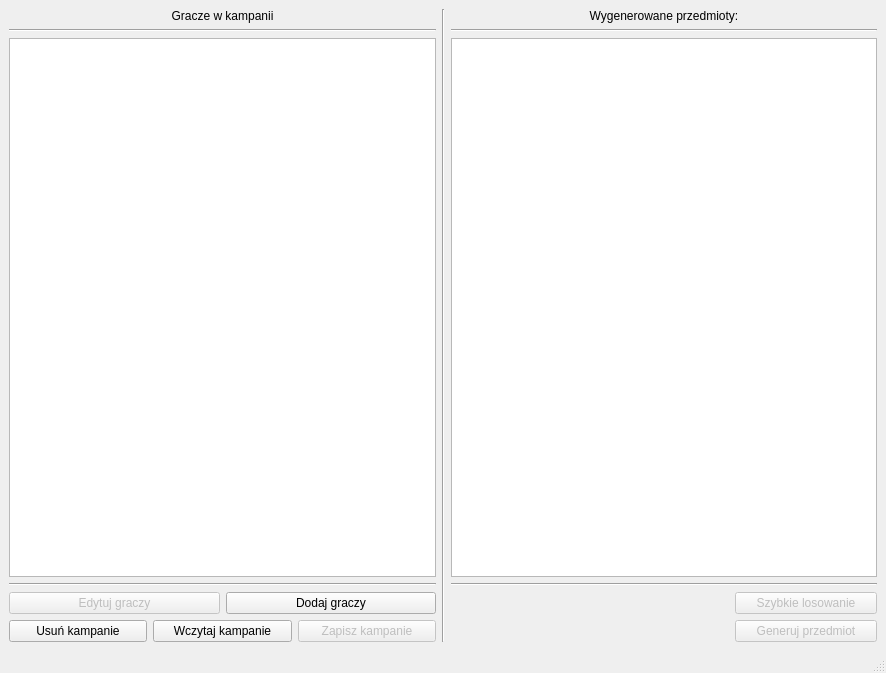
<?xml version="1.0" encoding="UTF-8"?>
<ui version="4.0">
 <class>MainWindow</class>
 <widget class="QMainWindow" name="MainWindow">
  <property name="geometry">
   <rect>
    <x>0</x>
    <y>0</y>
    <width>886</width>
    <height>673</height>
   </rect>
  </property>
  <property name="windowTitle">
   <string>MainWindow</string>
  </property>
  <widget class="QWidget" name="centralwidget">
   <layout class="QGridLayout" name="gridLayout_2" columnstretch="0,0,0">
    <item row="0" column="1">
     <widget class="Line" name="LineHorizontalCenter">
      <property name="lineWidth">
       <number>1</number>
      </property>
      <property name="orientation">
       <enum>Qt::Orientation::Vertical</enum>
      </property>
     </widget>
    </item>
    <item row="0" column="0">
     <layout class="QVBoxLayout" name="GridLeftSide" stretch="0,0,0,0,0,0">
      <property name="sizeConstraint">
       <enum>QLayout::SizeConstraint::SetMaximumSize</enum>
      </property>
      <item>
       <widget class="QLabel" name="LabelPlayerTableName">
        <property name="text">
         <string>Gracze w kampanii</string>
        </property>
        <property name="alignment">
         <set>Qt::AlignmentFlag::AlignCenter</set>
        </property>
       </widget>
      </item>
      <item>
       <widget class="Line" name="LineSeparationTop">
        <property name="orientation">
         <enum>Qt::Orientation::Horizontal</enum>
        </property>
       </widget>
      </item>
      <item>
       <widget class="QTableWidget" name="TablePlayers"/>
      </item>
      <item>
       <widget class="Line" name="LineSepratationTableDown">
        <property name="orientation">
         <enum>Qt::Orientation::Horizontal</enum>
        </property>
       </widget>
      </item>
      <item>
       <layout class="QGridLayout" name="GridButtonsPlayers">
        <item row="0" column="0">
         <widget class="QPushButton" name="BttnEditPlayers">
          <property name="enabled">
           <bool>false</bool>
          </property>
          <property name="cursor">
           <cursorShape>ArrowCursor</cursorShape>
          </property>
          <property name="text">
           <string>Edytuj graczy</string>
          </property>
         </widget>
        </item>
        <item row="0" column="1">
         <widget class="QPushButton" name="BttnAddPlayers">
          <property name="cursor">
           <cursorShape>ArrowCursor</cursorShape>
          </property>
          <property name="text">
           <string>Dodaj graczy</string>
          </property>
         </widget>
        </item>
       </layout>
      </item>
      <item>
       <layout class="QGridLayout" name="GridCampainButtons">
        <item row="0" column="1">
         <widget class="QPushButton" name="BttnLoadCampain">
          <property name="cursor">
           <cursorShape>ArrowCursor</cursorShape>
          </property>
          <property name="text">
           <string>Wczytaj kampanie</string>
          </property>
         </widget>
        </item>
        <item row="0" column="2">
         <widget class="QPushButton" name="BttnSaveCampain">
          <property name="enabled">
           <bool>false</bool>
          </property>
          <property name="cursor">
           <cursorShape>ArrowCursor</cursorShape>
          </property>
          <property name="text">
           <string>Zapisz kampanie</string>
          </property>
         </widget>
        </item>
        <item row="0" column="0">
         <widget class="QPushButton" name="BttnDelCampain">
          <property name="text">
           <string>Usuń kampanie</string>
          </property>
         </widget>
        </item>
       </layout>
      </item>
     </layout>
    </item>
    <item row="0" column="2">
     <layout class="QVBoxLayout" name="GridRightSide">
      <item>
       <widget class="QLabel" name="LabelTableGeneratedItems">
        <property name="text">
         <string>Wygenerowane przedmioty:</string>
        </property>
        <property name="alignment">
         <set>Qt::AlignmentFlag::AlignCenter</set>
        </property>
       </widget>
      </item>
      <item>
       <widget class="Line" name="LineSeparationTopRight">
        <property name="orientation">
         <enum>Qt::Orientation::Horizontal</enum>
        </property>
       </widget>
      </item>
      <item>
       <widget class="QTableView" name="TableGeneratedItems"/>
      </item>
      <item>
       <widget class="Line" name="LineSeparationBottomRight">
        <property name="orientation">
         <enum>Qt::Orientation::Horizontal</enum>
        </property>
       </widget>
      </item>
      <item>
       <layout class="QGridLayout" name="GridGenButtons" columnstretch="2,1">
        <item row="0" column="0">
         <spacer name="horizontalSpacer">
          <property name="orientation">
           <enum>Qt::Orientation::Horizontal</enum>
          </property>
          <property name="sizeHint" stdset="0">
           <size>
            <width>40</width>
            <height>20</height>
           </size>
          </property>
         </spacer>
        </item>
        <item row="0" column="1">
         <widget class="QPushButton" name="BttnQuickGenerate">
          <property name="enabled">
           <bool>false</bool>
          </property>
          <property name="cursor">
           <cursorShape>ArrowCursor</cursorShape>
          </property>
          <property name="text">
           <string>Szybkie losowanie</string>
          </property>
         </widget>
        </item>
        <item row="1" column="1">
         <widget class="QPushButton" name="BttnNormalGenerate">
          <property name="enabled">
           <bool>false</bool>
          </property>
          <property name="cursor">
           <cursorShape>ArrowCursor</cursorShape>
          </property>
          <property name="text">
           <string>Generuj przedmiot</string>
          </property>
         </widget>
        </item>
        <item row="1" column="0">
         <spacer name="horizontalSpacer_2">
          <property name="orientation">
           <enum>Qt::Orientation::Horizontal</enum>
          </property>
          <property name="sizeHint" stdset="0">
           <size>
            <width>40</width>
            <height>20</height>
           </size>
          </property>
         </spacer>
        </item>
       </layout>
      </item>
      <item>
       <layout class="QGridLayout" name="GridNormalGenButton" columnstretch="2"/>
      </item>
     </layout>
    </item>
   </layout>
  </widget>
  <widget class="QMenuBar" name="menubar">
   <property name="geometry">
    <rect>
     <x>0</x>
     <y>0</y>
     <width>886</width>
     <height>22</height>
    </rect>
   </property>
  </widget>
  <widget class="QStatusBar" name="statusbar"/>
 </widget>
 <resources/>
 <connections/>
</ui>
